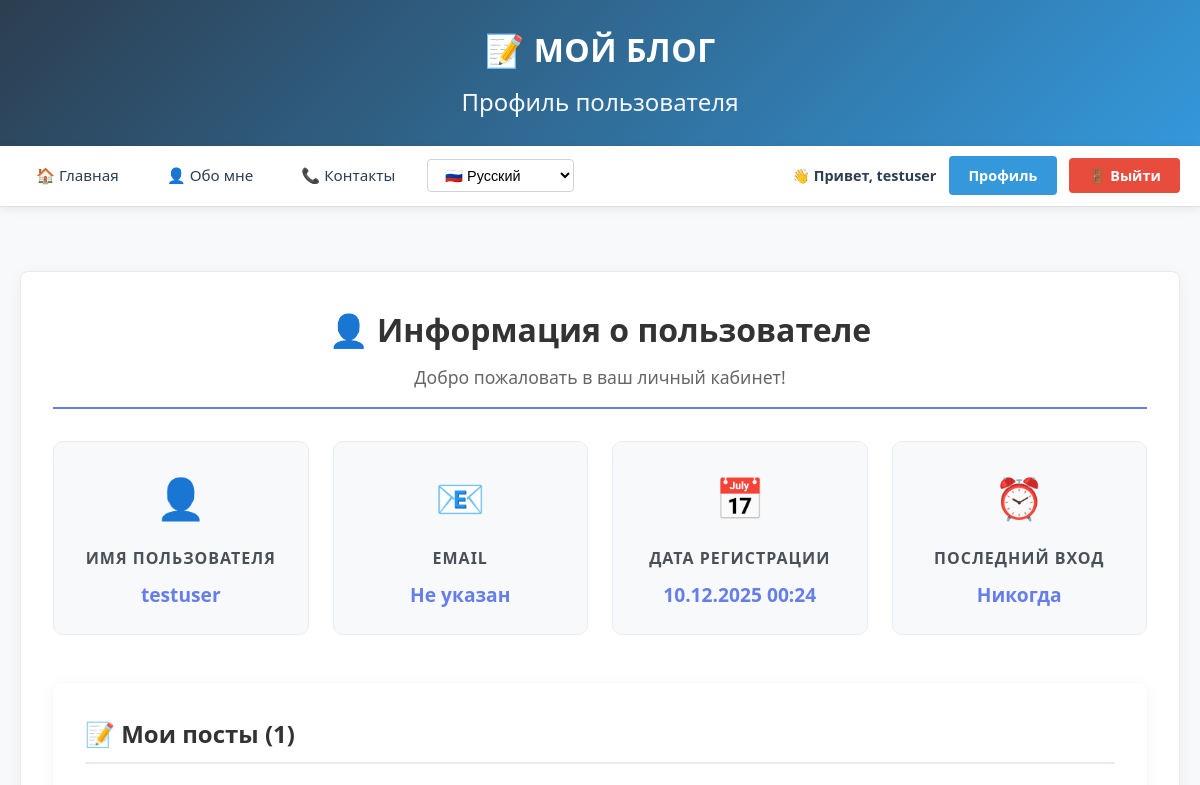
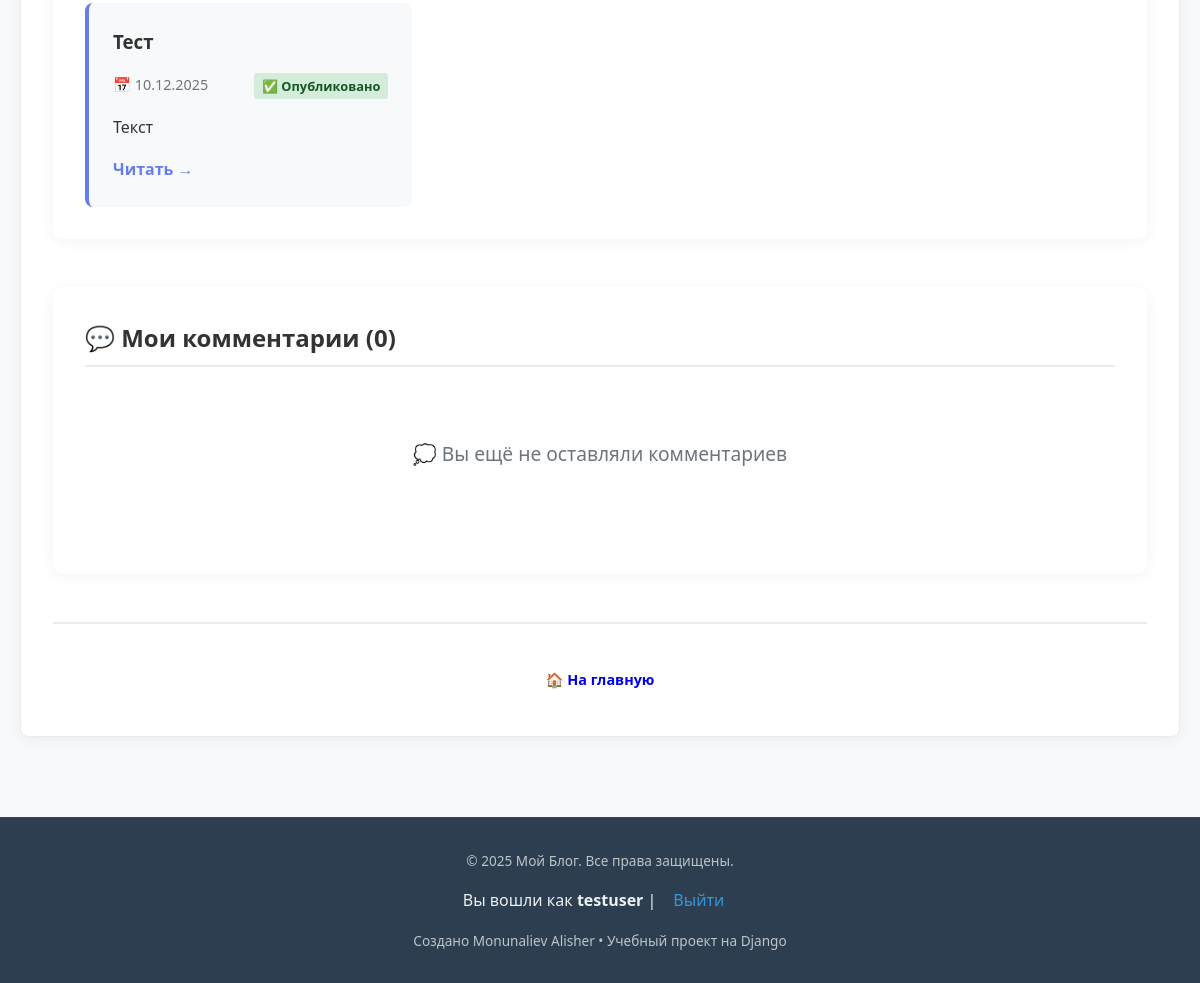
Page /accounts/profile/ (signed in) on the committed database (2 pictures, top to bottom).
### blog/models.py (models this page shows, shortened)
class Post(models.Model):
    title = models.CharField(max_length=200, verbose_name='Заголовок')
    content = models.TextField(verbose_name='Содержание')
    author = models.ForeignKey(User, on_delete=models.CASCADE, verbose_name='Автор')
    category = models.ForeignKey(Category, on_delete=models.SET_NULL, null=True, verbose_name='Категория')
    created_date = models.DateTimeField(default=timezone.now, verbose_name='Дата создания')
    published_date = models.DateTimeField(blank=True, null=True, verbose_name='Дата публикации')
    is_published = models.BooleanField(default=False, verbose_name='Опубликовано')
    image = models.ImageField(upload_to='blog_images/', blank=True, null=True, verbose_name='Изображение')
    views_count = models.PositiveIntegerField(default=0, verbose_name='Количество просмотров')
    class Meta:
        verbose_name = 'Пост'
        verbose_name_plural = 'Посты'

### blog/views.py (the view)
# urls.py: path('accounts/profile/', views.profile, name='profile'),
@login_required
def profile(request):
    user_posts = Post.objects.filter(author=request.user)
    user_comments = Comment.objects.filter(author_name=request.user.username)
    return render(request, 'registration/profile.html', {
        'user_posts': user_posts,
        'user_comments': user_comments,
    })

### blog/templates/registration/profile.html (shortened to what this page needs)
{% extends 'blog/base.html' %}
{% load i18n %}
{% block header %}{% trans "Профиль пользователя" %}{% endblock %}
{% block content %}
<div class="profile-container">
    <div class="profile-header">
        <h2>👤 {% trans "Информация о пользователе" %}</h2>
        <p>{% trans "Добро пожаловать в ваш личный кабинет!" %}</p>
    </div>
    <div class="user-info-grid">
        <div class="info-card">
            <div class="info-icon">👤</div>
            <h3>{% trans "Имя пользователя" %}</h3>
            <p class="info-value">{{ user.username }}</p>
        </div>
        <div class="info-card">
            <div class="info-icon">📧</div>
            <h3>{% trans "Email" %}</h3>
            <p class="info-value">{{ user.email|default:_("Не указан") }}</p>
        </div>
        <div class="info-card">
            <div class="info-icon">📅</div>
            <h3>{% trans "Дата регистрации" %}</h3>
            <p class="info-value">{{ user.date_joined|date:"d.m.Y H:i" }}</p>
        </div>
        <div class="info-card">
            <div class="info-icon">⏰</div>
            <h3>{% trans "Последний вход" %}</h3>
            <p class="info-value">{{ user.last_login|date:"d.m.Y H:i"|default:_("Никогда") }}</p>
        </div>
    </div>
    <div class="section">
        <h2>📝 {% trans "Мои посты" %} ({{ user_posts.count }})</h2>
        {% if user_posts %}
            <div class="posts-grid">
                {% for post in user_posts %}
                <div class="post-card">
                    <h3>
                        <a href="{% url 'post_detail' post.id %}">{{ post.title }}</a>
                    </h3>
                    <div class="post-meta">
                        <span class="date">📅 {{ post.created_date|date:"d.m.Y" }}</span>
                        <span class="status {% if post.is_published %}published{% else %}draft{% endif %}">
                            {% if post.is_published %}✅ {% trans "Опубликовано" %}{% else %}✏️ {% trans "Черновик" %}{% endif %}
                        </span>
                    </div>
                    <p>{{ post.content|truncatechars:150 }}</p>
                    <a href="{% url 'post_detail' post.id %}" class="read-more">{% trans "Читать →" %}</a>
                </div>
                {% endfor %}
            </div>
        {% else %}
            <div class="empty-state">
                <p>😴 {% trans "У вас пока нет постов" %}</p>
                <a href="/admin/blog/post/add/" class="btn">➕ {% trans "Создать пост" %}</a>
            </div>
        {% endif %}
    </div>
    <div class="section">
        <h2>💬 {% trans "Мои комментарии" %} ({{ user_comments.count }})</h2>
        {% if user_comments %}
            <div class="comments-list">
                {% for comment in user_comments %}
                <div class="comment-card {% if not comment.is_approved %}pending{% endif %}">
                    <div class="comment-header">
                        <h3>{{ comment.subject }}</h3>
                        <span class="comment-date">📅 {{ comment.created_date|date:"d.m.Y H:i" }}</span>
                    </div>
                    <p class="comment-text">{{ comment.text|truncatechars:200 }}</p>
                    <div class="comment-footer">
                        <span class="post-link">
                            {% trans "К посту:" %} <a href="{% url 'post_detail' comment.post.id %}">{{ comment.post.title }}</a>
                        </span>
                        <span class="comment-status">
                            {% if comment.is_approved %}
                                ✅ {% trans "Одобрен" %}
                            {% else %}
                                ⏳ {% trans "На модерации" %}
                            {% endif %}
                        </span>
                    </div>
                </div>
                {% endfor %}
            </div>
        {% else %}
            <div class="empty-state">
                <p>💭 {% trans "Вы ещё не оставляли комментариев" %}</p>
            </div>
        {% endif %}
    </div>
    <div class="actions">
        <a href="{% url 'index' %}" class="btn">🏠 {% trans "На главную" %}</a>
    </div>
</div>
{% endblock %}

### blog/templates/blog/base.html (shortened to what this page needs)
<!DOCTYPE html>
<html lang="ru">
<head>
    {% load i18n %}
</head>
<body>
    <header class="header">
        <div class="header-content">
            <a href="{% url 'index' %}" class="logo">📝 {% trans "МОЙ БЛОГ" %}</a>
            <h1>{% block header %}{% trans "Площадка для обмена знаниями" %}{% endblock %}</h1>
        </div>
    </header>
    <nav class="navbar">
        <div class="nav-container">
            <div class="main-nav">
                <a href="{% url 'index' %}" class="nav-link">🏠 {% trans "Главная" %}</a>
                <a href="{% url 'about' %}" class="nav-link">👤 {% trans "Обо мне" %}</a>
                <a href="{% url 'contact' %}" class="nav-link">📞 {% trans "Контакты" %}</a>
                <form action="{% url 'set_language' %}" method="post" class="language-form">
                    <select name="language" onchange="this.form.submit()" class="language-select">
                        {% get_current_language as LANGUAGE_CODE %}
                        {% get_available_languages as LANGUAGES %}
                        <option value="ru" {% if LANGUAGE_CODE == 'ru' %}selected{% endif %}>🇷🇺 {% trans "Русский" %}</option>
                    </select>
                </form>
            </div>
            <div class="user-nav">
                {% if user.is_authenticated %}
                    <span class="username">👋 {% trans "Привет," %} {{ user.username }}</span>
                    <a href="{% url 'profile' %}" class="btn btn-primary">{% trans "Профиль" %}</a>
                    <form method="post" action="{% url 'logout' %}">
                        <button type="submit" class="btn btn-danger">🚪 {% trans "Выйти" %}</button>
                    </form>
                {% else %}
                    <a href="{% url 'login' %}" class="btn btn-primary">🔑 {% trans "Войти" %}</a>
                    <a href="{% url 'register' %}" class="btn btn-success">📝 {% trans "Регистрация" %}</a>
                {% endif %}
            </div>
        </div>
    </nav>
    <main class="main-content">
        <div class="content-wrapper">
            {% block content %}{% endblock %}
        </div>
    </main>
    <footer class="footer">
        <div class="footer-content">
            <p>&copy; {% now "Y" %} {% trans "Мой Блог. Все права защищены." %}</p>
            <div class="footer-links">
                {% if user.is_authenticated %}
                    {% trans "Вы вошли как" %} <strong>{{ user.username }}</strong> |
                    <a href="{% url 'logout' %}">{% trans "Выйти" %}</a>
                {% else %}
                    <a href="{% url 'login' %}">{% trans "Войти" %}</a> |
                    <a href="{% url 'register' %}">{% trans "Регистрация" %}</a>
                {% endif %}
            </div>
            <p>{% trans "Создано Monunaliev Alisher • Учебный проект на Django" %}</p>
        </div>
    </footer>
</body>
</html>

### blog/templates/blog/base.html (style rules this page uses)
* { margin: 0; padding: 0; box-sizing: border-box; }
body { font-family: 'Segoe UI', Tahoma, Geneva, Verdana, sans-serif; line-height: 1.6; color: #333; background: #f8f9fa; min-height: 100vh; display: flex; flex-direction: column; }
.header { background: linear-gradient(135deg, #2c3e50 0%, #3498db 100%); color: white; padding: 1.5rem 0; box-shadow: 0 4px 12px rgba(0,0,0,0.1); }
.header-content { max-width: 1200px; margin: 0 auto; padding: 0 20px; text-align: center; }
.logo { font-size: 2rem; font-weight: 700; color: white; text-decoration: none; letter-spacing: 0.5px; margin-bottom: 0.5rem; display: inline-block; }
.header h1 { font-size: 1.5rem; font-weight: 400; opacity: 0.95; margin: 0; }
.navbar { background: white; padding: 0; box-shadow: 0 2px 10px rgba(0,0,0,0.08); border-bottom: 1px solid #e0e0e0; }
.nav-container { max-width: 1200px; margin: 0 auto; padding: 0 20px; display: flex; justify-content: space-between; align-items: center; height: 60px; }
.main-nav { display: flex; gap: 1rem; align-items: center; }
.nav-link { color: #2c3e50; text-decoration: none; font-weight: 500; padding: 0.5rem 1rem; border-radius: 4px; transition: all 0.3s; font-size: 0.95rem; }
.btn { display: inline-block; padding: 0.5rem 1.2rem; border-radius: 4px; text-decoration: none; font-weight: 600; border: none; cursor: pointer; transition: all 0.3s; font-size: 0.9rem; text-align: center; font-family: inherit; }
.btn-primary { background: #3498db; color: white; }
.btn-danger { background: #e74c3c; color: white; }
.user-nav { display: flex; align-items: center; gap: 0.8rem; }
.username { color: #2c3e50; font-weight: 600; font-size: 0.9rem; }
.main-content { flex: 1; max-width: 1200px; margin: 2rem auto; padding: 0 20px; width: 100%; }
.content-wrapper { background: white; padding: 2rem; border-radius: 8px; box-shadow: 0 3px 15px rgba(0,0,0,0.05); border: 1px solid #e9ecef; }
.footer { background: #2c3e50; color: #ecf0f1; text-align: center; padding: 1.5rem 0; margin-top: 3rem; border-top: 1px solid #34495e; }
.footer-content { max-width: 1200px; margin: 0 auto; padding: 0 20px; }
.footer-links { margin: 1rem 0; }
.footer-links a { color: #3498db; text-decoration: none; margin: 0 0.8rem; font-weight: 500; }
.footer p { margin: 0.5rem 0; color: #bdc3c7; font-size: 0.85rem; }
.language-form { display: inline-block; margin: 0; }
.language-select { padding: 0.4rem 0.8rem; border: 1px solid #ced4da; border-radius: 4px; background: white; font-size: 0.9rem; cursor: pointer; transition: all 0.3s; }

### rows in the picture
Post: title "Тест", created_date "10.12.2025", content "Текст"

### other values in the picture
{{ user.username }} "testuser"
{{ user.email|default:_("Не указан") }} "Не указан"
{{ user.date_joined|date:"d.m.Y H:i" }} "10.12.2025 00:24"
{{ user.last_login|date:"d.m.Y H:i"|default:_("Никогда") }} "Никогда"
{{ user_posts.count }} "1"
{{ user_comments.count }} "0"
